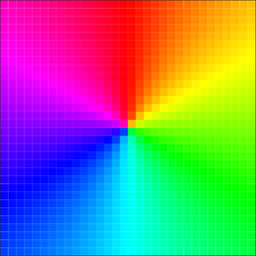
#> input picture target_image.png, 256 x 256 px, shrunk from 512 x 512 before the run
$ python NikoPython.py
#> lines starting #> are read from the running program, lines starting #| are printed output that depends on the picture
#Importing the required libraries
import os
from PIL import Image, ImageOps
import numpy as np

input_images = []
avgs = []

def getRGBAverage(image):
 #Given Image, return average RGB value as triplet
  im = np.array(image)
  sh = im.shape
  if (len(sh) > 2):
    w,h,b = im.shape
    return tuple(np.average(im.reshape(w*h, b), axis=0))
  else:
    return tuple([94.17938659, 96.4187611, 31.38851464])

def splitImage(image, size):
  #split image into m*n small images
  m, n = size
  w, h = int(image.size[0]/n), int(image.size[1]/m)
  imgs = []
  for j in range(m):
    for i in range(n):
      imgs.append(image.crop((i*w, j*h, (i+1)*w, (j+1)*h)))
  return imgs

def getImages(imageDir):
  #get images from a Folder of images
  folder = os.listdir(imageDir)
  images = []
  for file in folder:
    filePath = os.path.abspath(os.path.join(imageDir, file))
    fp = open(filePath, "rb")
    im = Image.open(fp)
    images.append(im)
    # force loading image data from file
    im.load()
    # close the file
    fp.close()
  return images

def findBestMatch(input_avg):
  #return list index of image with closted RGB average
  global avgs
  global input_images
  avg = input_avg

  # get the closest RGB value to input, based on x/y/z distance
  index = 0
  best_index = 0
  best = float("inf")
  for val in avgs:
    if val != []:
      dist = ((val[0] - avg[0])*(val[0] - avg[0]) +
            (val[1] - avg[1])*(val[1] - avg[1]) +
            (val[2] - avg[2])*(val[2] - avg[2]))
      if dist < best:
        best = dist
        best_index = index
    index += 1
  return best_index

def createMosaic(images, dims):
  #create m*n mosaic from list with the chosen small images

  m, n = dims
  width = max([img.size[0] for img in images])
  height = max([img.size[1] for img in images])

  # fill mosaic image with chosen images
  new_mosaic_image = Image.new('RGB', (n*width, m*height))

  for index in range(len(images)):
    row = int(index/n)
    col = index - n*row
    new_mosaic_image.paste(images[index], (col*width, row*height))

  return new_mosaic_image

def main():
  global input_images
  global avgs
  output_images = []

  #Inputs, file names
  target_image = 'target_image.png'
  input_folder = 'Bees'
  output_filename = 'BeeMosaic3.jpg'
  grid_size = (60, 60)

  # read inputs
  target_image = Image.open(target_image)
#> target_image is the input picture: PIL image 256x256 RGBA; mean R, G, B, A 126.4, 126.4, 126.3, 249.1
  input_images = getImages(input_folder)
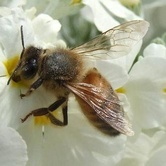
#> input picture Uploads/Bees/'flickr_bumblebee_3984 (1026).jpg, 166 x 166 px, shrunk from 333 x 333 before the run
#> in getImages, im is the input picture: PIL image 166x166 RGB; mean R, G, B 162.6, 161.2, 137.7
#> input_images = 3 items

   # calculate input image average RGB
  for img in input_images:
    avgs.append(getRGBAverage(img))
#> this loop made 3 passes
#> after the loop, avgs = [(162.6, 161.2, 137.7), (144.3, 137.8, 85.49), (191.1, 166.8, 196.1)]

  # split target image into smaller images
  target_images = splitImage(target_image, grid_size)
#> after the loop in splitImage, `for j in range(m):`: imgs = 3600 items
#> target_images = 3600 items

  ind = 0
  count = 0
  #for each target image chose the optimal image from input images
  for img in target_images:
    avg = getRGBAverage(img)

    # find match index
    match_index = findBestMatch(avg)
    img_with_border = ImageOps.expand(input_images[match_index],border=10,fill='white')
    output_images.append(img_with_border)
    # user feedback
    if count > 0 and count % 100 == 0:
      print('processed %d so far...' %(count))
    count += 1
#> this loop made 3600 passes
#> match_index on passes 1 to 3: 0, 2, 2
#> (printed output is left out)
#> pass 1, in main, `img_with_border = ImageOps.expand(input_images[match_index],border=10,..`:
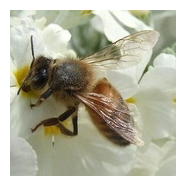
#> img_with_border: PIL image 186x186 RGB; mean R, G, B 181.4, 180.3, 161.6
#> pass 2, in main, `img_with_border = ImageOps.expand(input_images[match_index],border=10,..`:
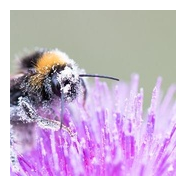
#> img_with_border: PIL image 186x186 RGB; mean R, G, B 204.1, 184.8, 208.1
#> after the loop, count = 3600; output_images = 3600 items
    #avgs[match_index] = [] #so we dont have doubles of input images

  mosaic = createMosaic(output_images, grid_size)
#> in createMosaic, `width = max([img.size[0] for img in images])`: width = 186
#> in createMosaic, `new_mosaic_image = Image.new('RGB', (n*width, m*height))`: new_mosaic_image: PIL image 11160x11160 RGB; every value is 0
#> after the loop in createMosaic, `for index in range(len(images)):`:
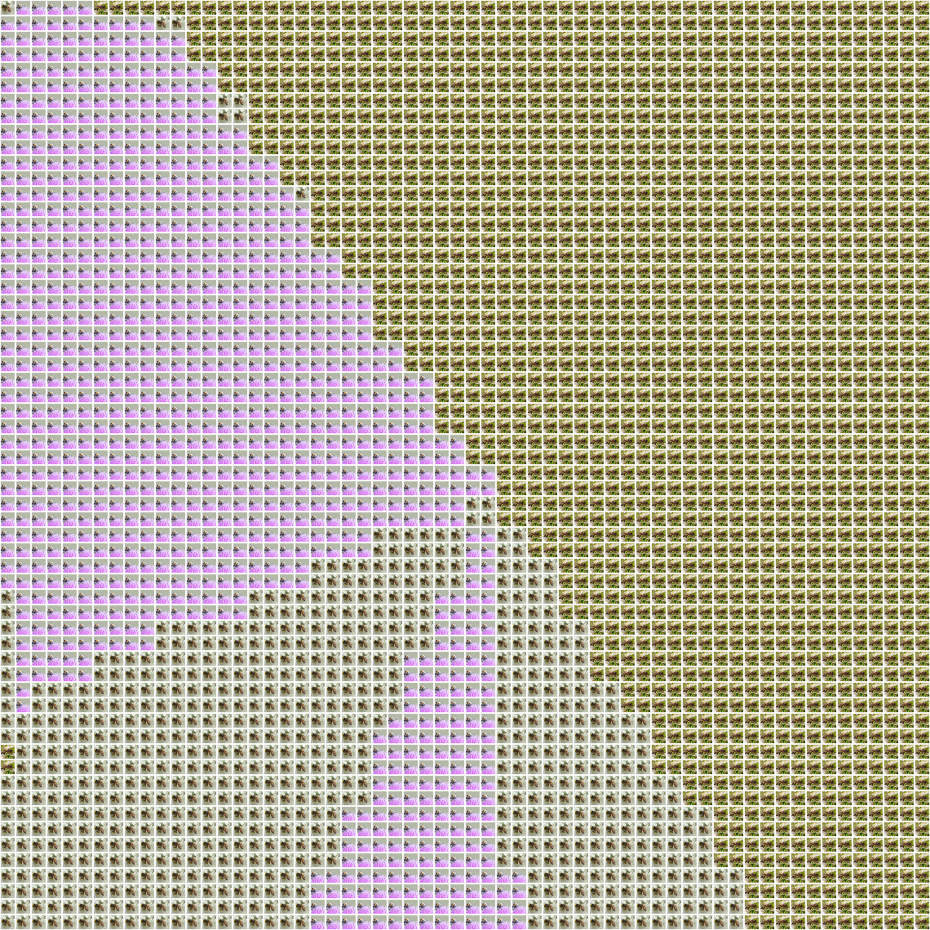
#> new_mosaic_image: PIL image 11160x11160 RGB (shown at 1/12 size); mean R, G, B 180.9, 172.4, 154.8
  mosaic.save(output_filename, 'PNG')

if __name__ == '__main__':
  main()
